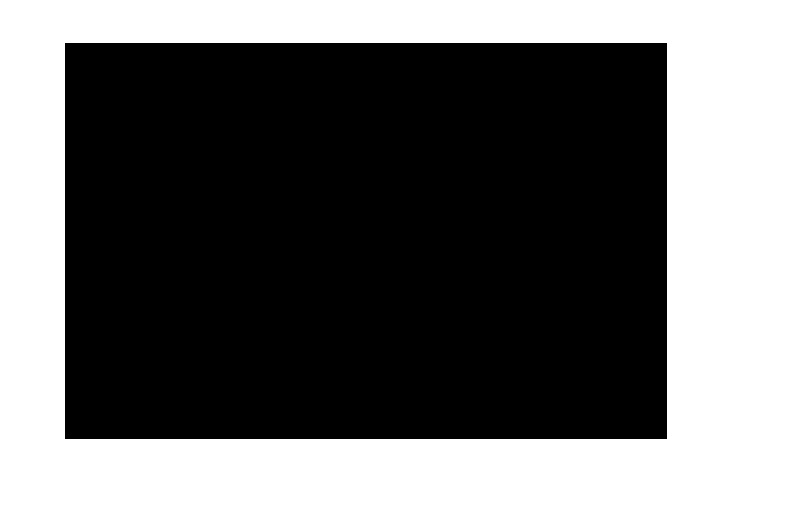
%> input picture 1.jpg, 787 x 513 px
$ octave doeOp5.m   (GNU Octave 9; MATLAB toolbox functions it lacks are replaced by stand-ins)
%> lines starting %> are read from the running program, lines starting %| are printed output that depends on the picture
%%%%% Copyright 2021.04.05 Beijing %%%%
clc;
clear;
gray = im2double(255 - rgb2gray(imread('1.jpg')));            %读入初始图,作为初始迭代分布振幅
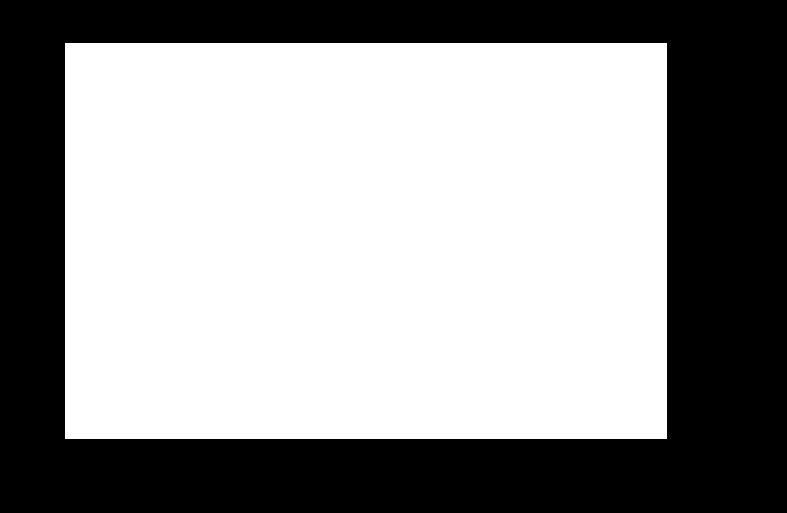
%> gray: size 513x787 double; min 0, max 1, mean 0.59
Amplitude = imresize(gray,[512,512],'bilinear');             %适应调制器分辨率，可注释掉
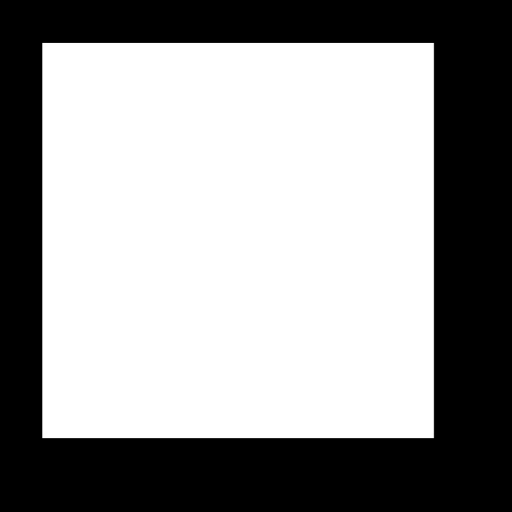
%> Amplitude: size 512x512 double; min 0, max 1, mean 0.59
Amplitude = Amplitude./(max(max(Amplitude)));     %归一化
phase = 2*pi*rand(512,512);                  %产生随机相位
g0_Fie = Amplitude.*exp(1i*phase);           %Fienup算法初始复振幅分布
g0_GS = Amplitude.*exp(1i*phase);            %GS算法初始复振幅分布
RMS_GS = zeros(500,1);                       %计算GS算法均方根误差
RMS_Fie = zeros(500,1);                   %计算Fienup算法均方根误差


%fienup算法,对GS算法加入反馈调节量ger*k;
step_size = 0.1;   %设置反馈参量，范围为[0,1]，step_size=0时为GS算法
for n = 1:100     %设置最大迭代次数
%    Fienup算法
   G0_Fie = ifft2(ifftshift(g0_Fie));            %逆傅立叶变换到频域
   G0_FieNew = 1*G0_Fie./abs(G0_Fie);           %取相位值,频域作全1幅值约束，相位全息图
   g0_FieNew = fft2(fftshift(G0_FieNew));      %作傅里叶变换返回空域
   g_er=abs(Amplitude) - fftshift(abs(g0_FieNew)./max(max(abs(g0_FieNew))));     %计算误差，确定收敛方向
   RMS_Fie(n)=sqrt(mean2((g_er.^2)));        %计算均方根误差
   g0_Fie=(abs(Amplitude)+g_er*step_size).*(g0_FieNew./abs(g0_FieNew)); %引入反馈调节

%  GS算法
   G0_GS = ifft2(ifftshift(g0_GS));          %逆傅立叶变换到频域
   G0_GSNew = 1*G0_Fie./abs(G0_GS);          %取相位值,频域作全1幅值约束，相位全息图
   g0_GSNew = fft2(fftshift(G0_GSNew));      %作傅里叶变换返回空域
   g_er=abs(Amplitude)-  fftshift(abs(g0_GSNew)./max(max(abs(g0_GSNew))));              %计算误差
   RMS_GS(n)=sqrt(mean2((g_er.^2)));        %计算均方根误差
   g0_GS=abs(Amplitude).*(g0_GSNew./abs(g0_GSNew)); %引入反馈调节
end
%> this loop made 100 passes
%> pass 3, `g_er=abs(Amplitude) - fftshift(abs(g0_FieNew)./max(max(abs(g0_FieNew))..`:
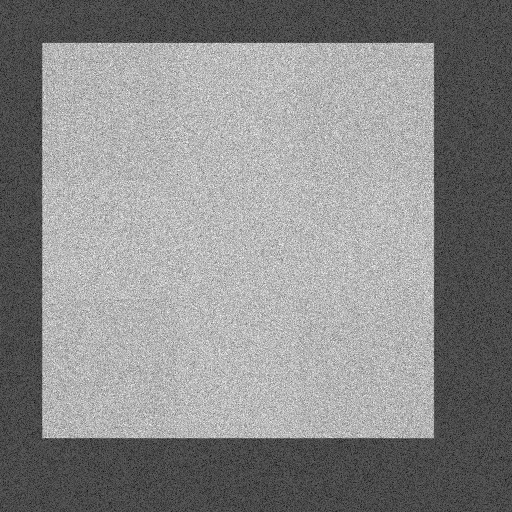
%> g_er: size 512x512 double; min -0.606, max 0.985, mean 0.257; drawn with min black and max white
%> after the loop, RMS_Fie = 500 values, max 0.456 at index 88, min 0 at index 101, mean 0.087; RMS_GS = 500 values, max 0.596 at index 44, min 0 at index 101, mean 0.116

figure(1)
subplot(321);imshow(mat2gray(gray));title('原图');
subplot(323);imshow(mat2gray(abs(G0_FieNew)));title('相位原件分布(Fie)');
%> after `imshow(mat2gray(abs(G0_FieNew)))`:
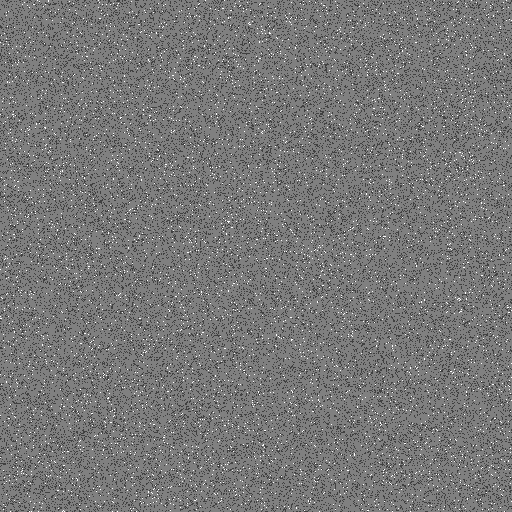
%> displayed picture: size 512x512, on the screen's scale of 0 to 255; min 0, max 255, mean 119.3
subplot(325);imshow(mat2gray(abs(fftshift(g0_FieNew))));title('模拟衍射输出(Fie)');
%> after `imshow(mat2gray(abs(fftshift(g0_FieNew))))`:
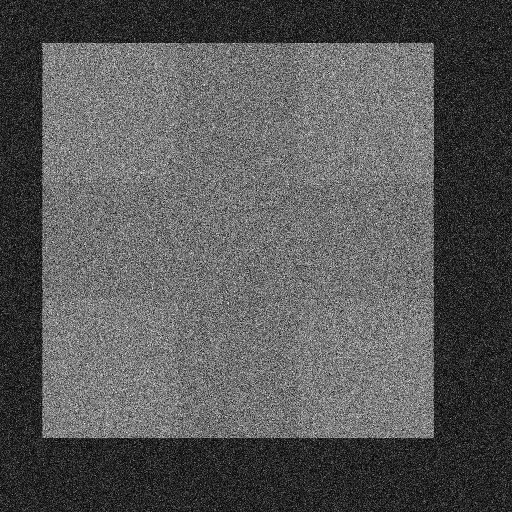
%> displayed picture: size 512x512, on the screen's scale of 0 to 255; min 0, max 255, mean 87.4
subplot(322);imshow(mat2gray(abs(gray)));title('原图');
subplot(324);imshow(mat2gray(abs(G0_GSNew)));title('相位原件分布(GS)');
subplot(326);imshow(mat2gray(abs(fftshift(g0_GSNew))));title('模拟衍射输出(GS)');
%> after `imshow(mat2gray(abs(fftshift(g0_GSNew))))`:
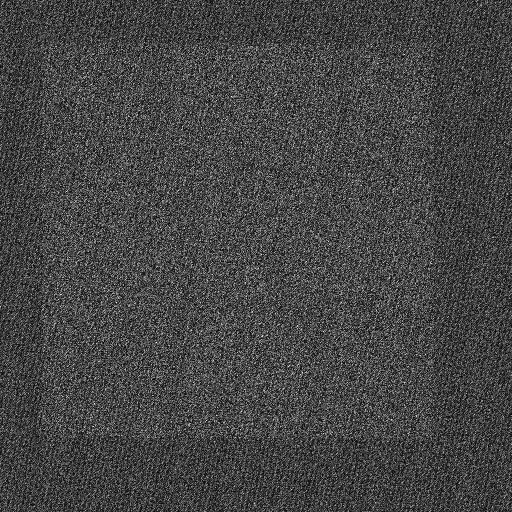
%> displayed picture: size 512x512, on the screen's scale of 0 to 255; min 0, max 255, mean 69.6

figure(2)
subplot(121);plot(1:500,RMS_Fie);xlabel('循环次数');ylabel('RMS误差(Fie)');
subplot(122);plot(1:500,RMS_GS);xlabel('循环次数');ylabel('RMS误差(GS)');
%> after `ylabel('RMS误差(GS)')`:
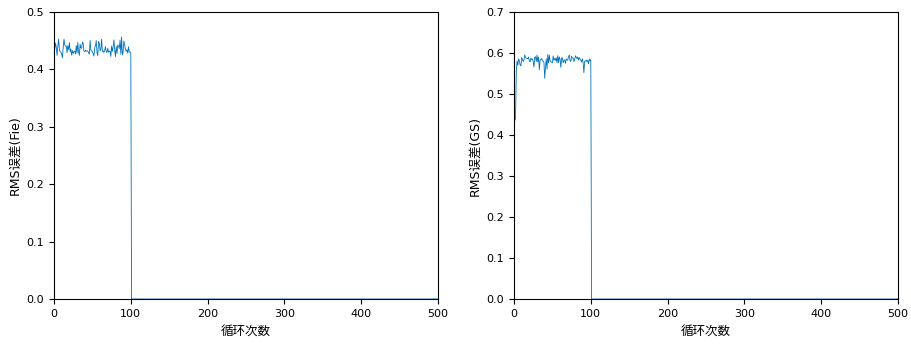
%> figure redrawn from the program's plot data, 2 panels; panel 1: curve peaks at x = 88, y = 0.456; panel 2: curve peaks at x = 44, y = 0.596

$ run again, with 02.jpg copied over 1.jpg
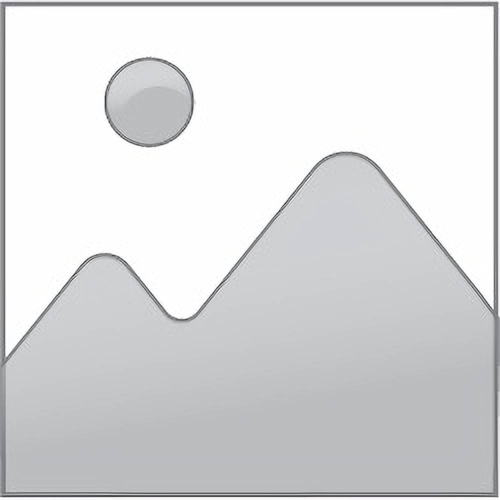
%> input picture 02.jpg, 1000 x 1000 px (shown at 1/2 size)
%> after the loop `for n = 1:100`: RMS_Fie = 500 values, max 0.108 at index 48, min 0 at index 101, mean 0.021; RMS_GS = 500 values, max 0.515 at index 95, min 0 at index 101, mean 0.0419
%> `imshow(mat2gray(abs(fftshift(g0_GSNew))))`:
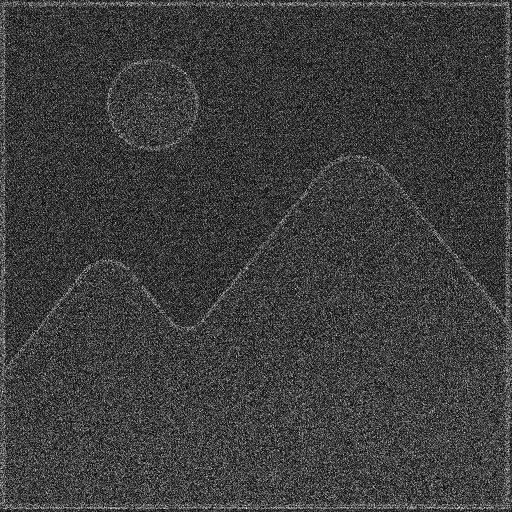
%> displayed picture: size 512x512, on the screen's scale of 0 to 255; min 0, max 255, mean 61.1
%> `ylabel('RMS误差(GS)')`:
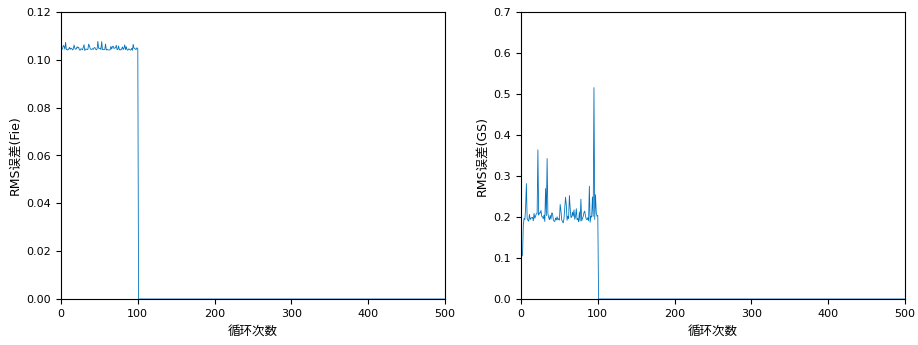
%> figure redrawn from the program's plot data, 2 panels; panel 1: curve peaks at x = 48, y = 0.108; panel 2: curve peaks at x = 95, y = 0.515

$ run again, with 21.jpg copied over 1.jpg
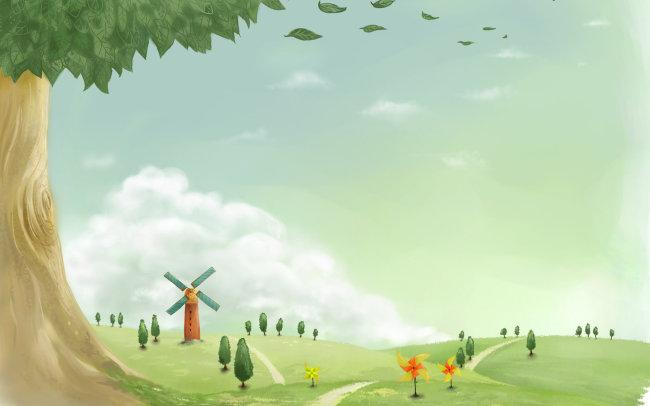
%> input picture 21.jpg, 650 x 406 px
%> after the loop `for n = 1:100`: RMS_Fie = 500 values, max 0.105 at index 1, min 0 at index 101, mean 0.0172; RMS_GS = 500 values, max 0.243 at index 79, min 0 at index 101, mean 0.037
%> `imshow(mat2gray(abs(fftshift(g0_GSNew))))`:
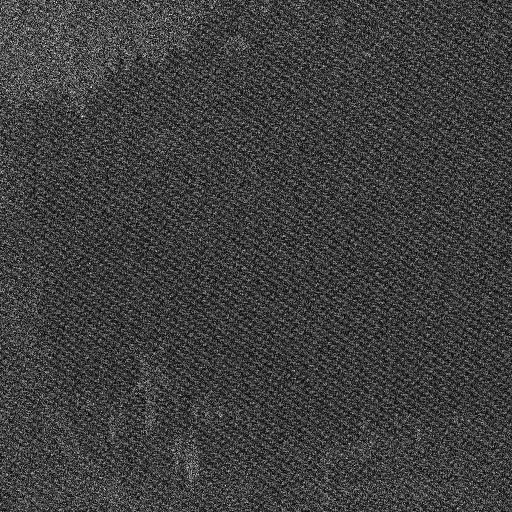
%> displayed picture: size 512x512, on the screen's scale of 0 to 255; min 0, max 255, mean 62.2
%> `ylabel('RMS误差(GS)')`:
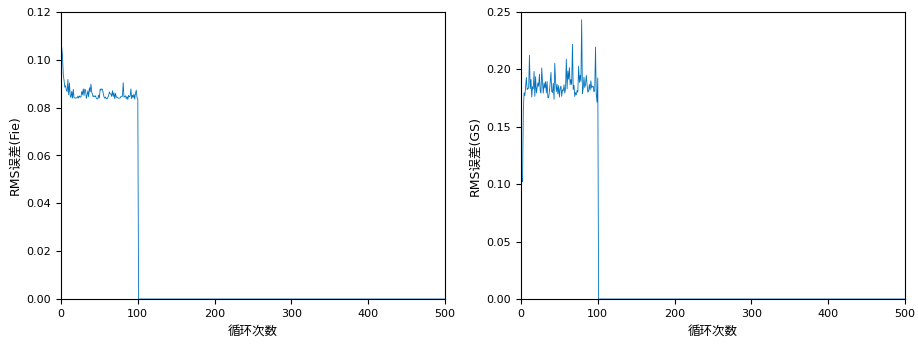
%> figure redrawn from the program's plot data, 2 panels; panel 1: curve peaks at x = 1, y = 0.105; panel 2: curve peaks at x = 79, y = 0.243
